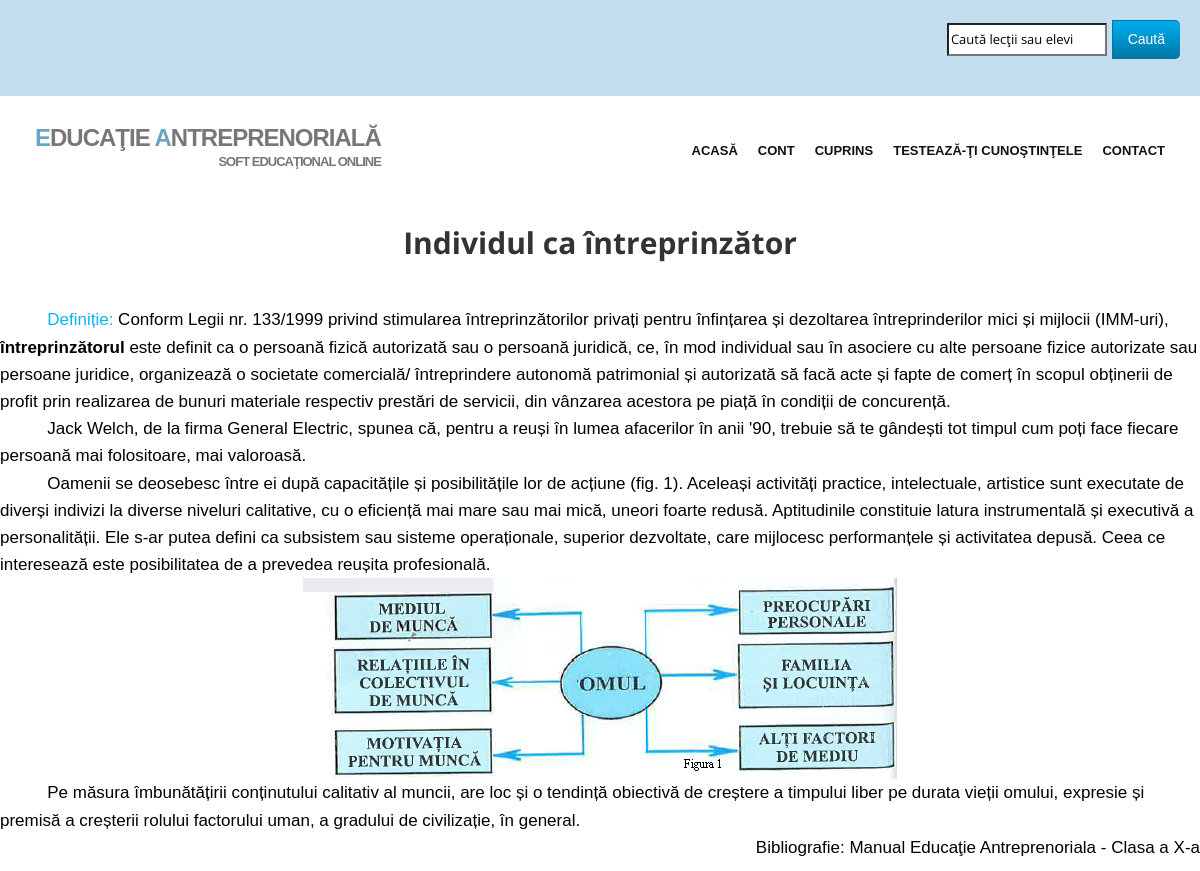
The page /lectii.php?id=6 on the database its author committed.
### tables this page shows
CREATE TABLE IF NOT EXISTS `lectii` (
  `id` int(11) NOT NULL AUTO_INCREMENT,
  `titlu` varchar(255) NOT NULL,
  `continut` longtext NOT NULL,
  PRIMARY KEY (`id`)
);

### core/functii/general.php (called while the page is built, shortened)
<?php
function sanitize($data) {
	return mysql_real_escape_string($data);
}
function fetch($data) {
	return mysql_fetch_array($data);
}
?>

### lectii.php (the view, shortened to what this page needs)
<?php
include 'include/head.php';
include 'include/header.php';
include 'core/functii/general.php';
	$query = mysql_query("SELECT * FROM lectii where id = '".sanitize($_GET['id'])."'");
	while($row = fetch($query)){
		$titlu = $row['titlu'];
		$continut = $row['continut'];
		echo '<center>'.'<h2>'.htmlspecialchars_decode($titlu).'</h2>'.'</center>';
		echo '<Br>'.htmlspecialchars_decode($continut);
	}
?>
<div align="right"><p>Bibliografie: Manual Educa&#355;ie Antreprenoriala - Clasa a X-a </p></div>

### css/style.css (style rules this page uses)
h1,h2, h3, h4, h5, h6 { font-family:'Open Sans', Arial, sans-serif; font-weight:700; line-height:1.1em; color:#333; margin-bottom: 20px; }

### rows shown on the page
lectii: titlu "Individul ca întreprinzător", continut "Definiție: Conform Legii nr. 133/1999 privind stimularea întreprinzătorilor privați pentru înfințarea și dezoltarea întreprinderilor mici și mijlocii (IMM-uri), întreprinzătorul este definit ca o persoană fizică autorizată sau o persoană juridică, ce, în mod individual sau în asociere cu alte persoane fizice autorizate sau persoane juridice, organizează o societate comercială/ întreprindere autonomă patrimonial și autorizată să facă acte și fapte de comerț în scopul obținerii de profit prin realizarea de bunuri materiale respectiv prestări de servicii, din vânzarea acestora pe piață în condiții de concurență. Jack Welch, de la firma General Electric, spunea că, pentru a reuși în lumea…", continut (picture)
